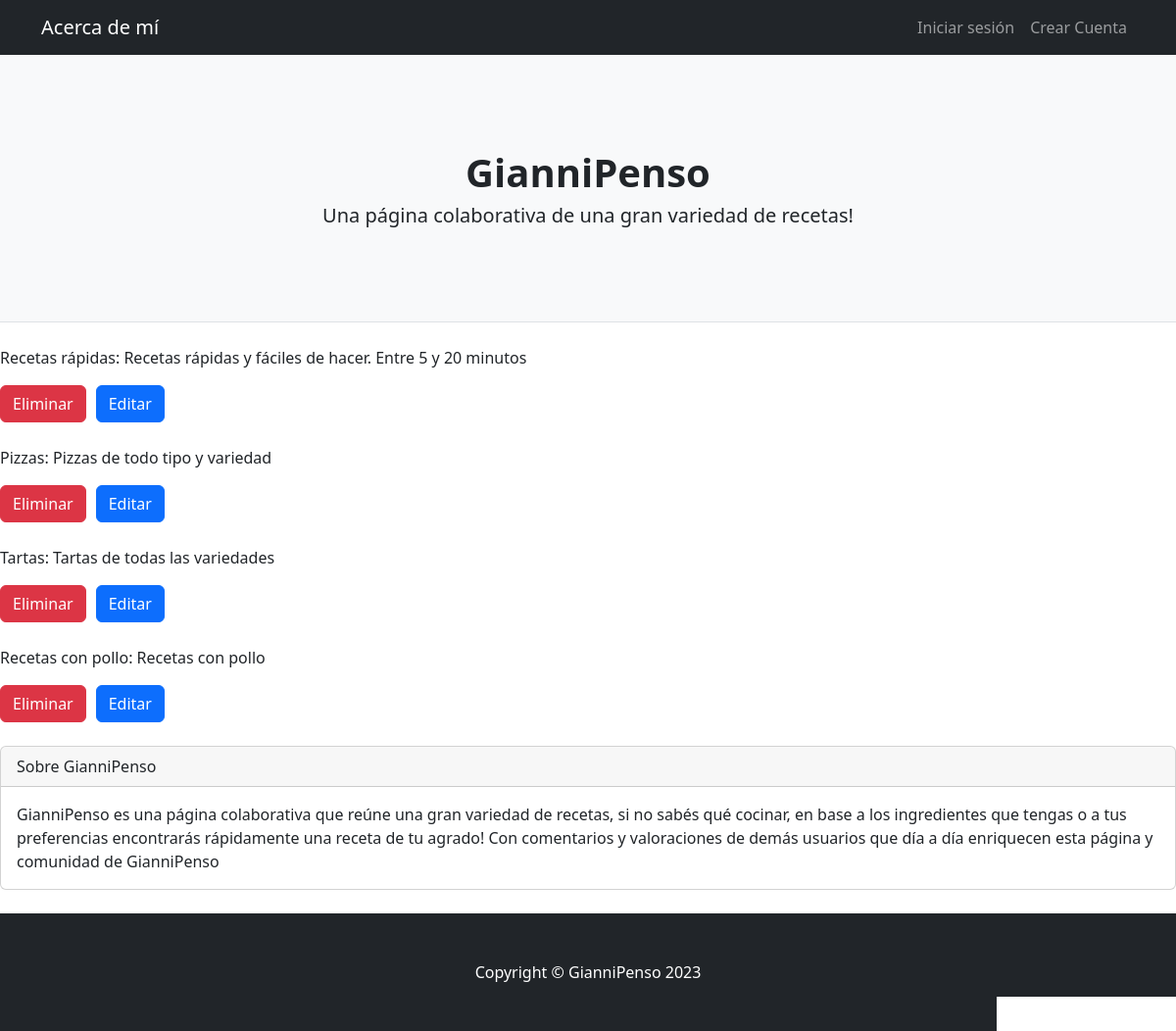
/AppRecetas/categorias-list/, run on the app's committed database.
### AppRecetas/models.py (models this page shows, shortened)
class Categoría(models.Model):
    nombre = models.CharField(max_length=20)
    descripcion = models.CharField(max_length=100)

### AppRecetas/class_views.py (the view)
# urls.py: path('categorias-list/', class_views.CategoriaListView.as_view(), name="Categorias"),
class CategoriaListView (ListView):
    model = Categoría
    template_name = "AppRecetas/categorias_list.html"

### AppRecetas/templates/AppRecetas/categorias_list.html
{% extends 'AppRecetas/base.html' %}
{% load static %}
{% block main %}
{% for categoria in object_list %}
    <p>{{ categoria.nombre }}: {{categoria.descripcion}}</p>
    <div class="row">
        <div class="col-md-12">
            <div class="d-flex justify-content-start">
                <a class="btn btn-danger btn-space" href="{% url 'DeleteC' categoria.id %}">Eliminar</a>
                <a class="btn btn-primary" href="{% url 'UpdateC' categoria.id %}">Editar</a>
            </div>
        </div>
    </div>
    <br>
{% endfor %}
{% endblock main %}

### AppRecetas/templates/AppRecetas/base.html (shortened to what this page needs)
<!DOCTYPE html>
<html lang="en">
    <head>
        {% load static %}
        <link href="{% static 'AppRecetas/css/styles.css' %}" rel="stylesheet" />
    </head>
    <body>
        <nav class="navbar navbar-expand-lg navbar-dark bg-dark">
            <div class="container">
                <a class="navbar-brand" href="{% url 'AcercaDeMi' %}">Acerca de mí</a>
                <div class="collapse navbar-collapse" id="navbarSupportedContent">
                    <ul class="navbar-nav ms-auto mb-2 mb-lg-0">
                        {%if request.user.is_authenticated%}
                        <li class="nav-item"><a class="nav-link" href="{% url 'Inicio' %}">Inicio</a></li>
                        <div class="dropdown">
                            <button class="btn btn-secondary dropdown-toggle" type="button" data-bs-toggle="dropdown" aria-expanded="false">
                              Recetas
                            </button>
                            <ul class="dropdown-menu">
                              <li><a class="dropdown-item" href="{% url 'Recetas' %}">Ver Recetas</a></li>
                              <li><a class="dropdown-item" href="{% url 'Crear' %}">Añadir receta</a></li>
                              <li><a class="dropdown-item" href="{% url 'Formulario-Buscar-Receta'%}">Buscar receta</a></li>
                              <li><a class="dropdown-item" href="{% url 'Formulario-Buscar-Categoria'%}">Buscar recetas por Cat.</a></li>
                            </ul>
                          </div>
                        {% if request.user.is_superuser %}
                        <div class="dropdown">
                            <button class="btn btn-secondary dropdown-toggle" type="button" data-bs-toggle="dropdown" aria-expanded="false">
                                Categorías
                            </button>
                            <ul class="dropdown-menu">
                              <li><a class="dropdown-item" href="{% url 'Categorias' %}">Ver/Editar/Eliminar</a></li>
                              <li><a class="dropdown-item" href="{% url 'CrearC' %}">Crear</a></li>
                            </ul>
                          </div>
                        {%endif%}
                        <div class="dropdown">
                            <button class="btn btn-secondary dropdown-toggle" type="button" data-bs-toggle="dropdown" aria-expanded="false">
                              Perfil
                            </button>
                            <ul class="dropdown-menu">
                              <li><a class="dropdown-item" href="{% url 'MostrarPerfil' %}">Ver perfil</a></li>
                              <li><a class="dropdown-item" href="{% url 'EditarPefil' %}">Editar perfil</a></li>
                              <li><a class="dropdown-item" href="{% url 'EliminarPerfil' request.user.id %}">Eliminar perfil</a></li>
                              <li><a class="dropdown-item" href="{% url 'Logout' %}">Cerrar sesión</a></li>
                            </ul>
                          </div>
                        {%else%}
                        <li class="nav-item"><a class="nav-link" href="{% url 'Login' %}">Iniciar sesión</a></li>
                        <li class="nav-item"><a class="nav-link" href="{% url 'Register' %}">Crear Cuenta</a></li>
                        {%endif%}
                    </ul>
                </div>
            </div>
        </nav>
        <header class="py-5 bg-light border-bottom mb-4">
            <div class="container">
                <div class="text-center my-5">
                    <h1 class="fw-bolder">GianniPenso</h1>
                    <h2 class="lead mb-0">Una página colaborativa de una gran variedad de recetas!</h2>
                </div>
            </div>
        </header>
        {% block main %}
        {% endblock main %}
                    <div class="card mb-4">
                        <div class="card-header">Sobre GianniPenso</div>
                        <div class="card-body">GianniPenso es una página colaborativa que reúne una gran variedad de recetas, si no sabés qué cocinar, en base a los ingredientes que tengas o a tus preferencias encontrarás rápidamente una receta de tu agrado! Con comentarios y valoraciones de demás usuarios que día a día enriquecen esta página y comunidad de GianniPenso</div>
                    </div>
        <footer class="py-5 bg-dark">
            <div class="container"><p class="m-0 text-center text-white">Copyright &copy; GianniPenso 2023</p></div>
        </footer>
    </body>
</html>

### data on the page
Categoría: nombre "Recetas rápidas", descripcion "Recetas rápidas y fáciles de hacer. Entre 5 y 20 minutos"
Categoría: nombre "Pizzas", descripcion "Pizzas de todo tipo y variedad"
Categoría: nombre "Tartas", descripcion "Tartas de todas las variedades"
Categoría: nombre "Recetas con pollo", descripcion "Recetas con pollo"
